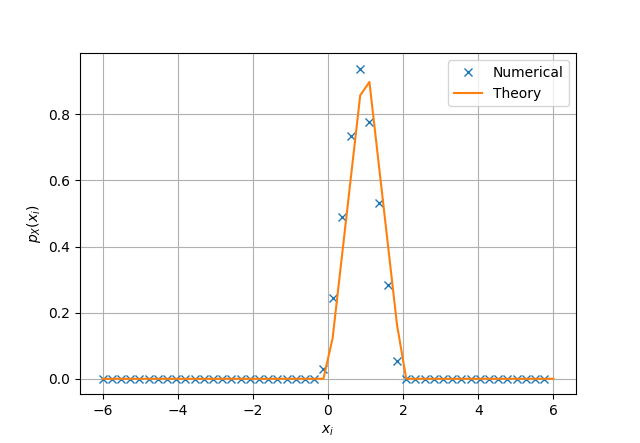

Generate this figure with Python:
# Importing numpy, scipy, mpmath and pyplot
import numpy as np
import mpmath as mp
import scipy
import matplotlib.pyplot as plt


maxrange = 50
maxlim = 6.0
x = np.linspace(-maxlim, maxlim, maxrange)  # points on the x axis
simlen = int(1e6)  # number of samples
err = []  # declaring probability list
pdf = []  # declaring pdf list
h = 2*maxlim/(maxrange-1)
#randvar = np.random.normal(0,1,simlen)
#randvar = np.loadtxt('uni.dat',dtype='double')
randvar = np.loadtxt('4th.dat', dtype='double')
for i in range(0, maxrange):
    err_ind = np.nonzero(randvar < x[i])  # checking probability condition
    err_n = np.size(err_ind)  # computing the probability
    err.append(err_n/simlen)  # storing the probability values in a list


for i in range(0, maxrange-1):
    test = (err[i+1]-err[i])/(x[i+1]-x[i])
    pdf.append(test)  # storing the pdf values in a list


def triangular_pdf(x):
    if x < 0:
        return 1e-5
    elif x >= 0 and x < 1:
        return x
    elif x >= 1 and x < 2:
        return (2-x)
    else:
      return 1e-5


vec_gauss_pdf = scipy.vectorize(triangular_pdf)

plt.plot(x[0:(maxrange-1)].T, pdf, 'x')
plt.plot(x, vec_gauss_pdf(x))  # plotting the CDF
plt.grid()  # creating the grid
plt.xlabel('$x_i$')
plt.ylabel('$p_X(x_i)$')
plt.legend(["Numerical", "Theory"])


plt.show()  # opening the plot window
